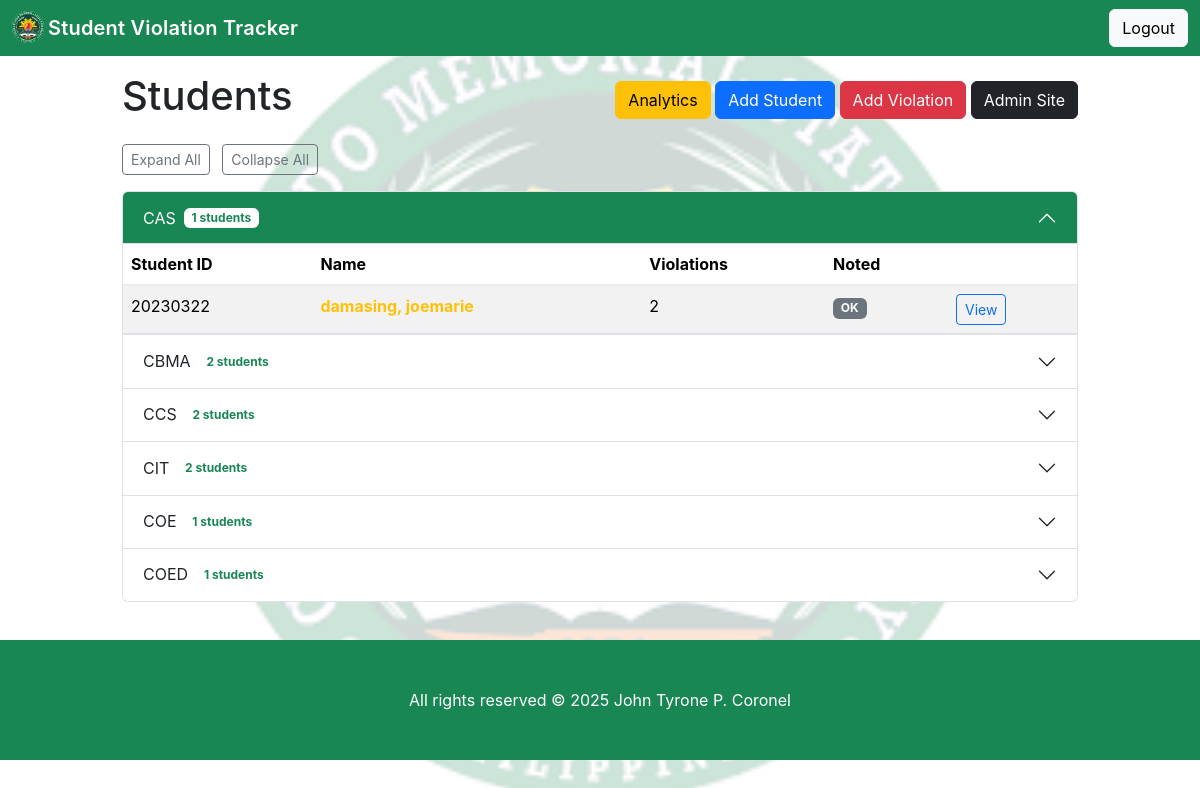
The app's page / (signed in) with its own data.
### tracker/models.py (models this page shows, shortened)
class Student(models.Model):
    student_id = models.CharField(
        max_length=8,
        unique=True,
        validators=[RegexValidator(regex=r'^\d{1,8}$', message="ID must be numeric and up to 8 digits.")]
    )
    first_name = models.CharField(max_length=100)
    last_name = models.CharField(max_length=100)
    course_year_section = models.CharField(max_length=150, blank=True, null=True)
    college = models.CharField(
        max_length=100,
        choices=[
            ("CAS", "College of Arts and Sciences"),
            ("CIT", "College of Industrial Technology"),
            ("COE", "College of Engineering"),
            ("CBMA", "College of Business Management and Accountancy"),
            ("CCS", "College of Computer Studies"),
            ("COED", "College of Education"),
        ],
        blank=True,
        null=True,
    )
    noted = models.BooleanField(default=False)
    class Meta:
        ordering = ["last_name", "first_name"]

### tracker/views.py (the view)
# urls.py: path("", views.student_list, name="student_list"),
@login_required(login_url='tracker:log')
def student_list(request):
    sort = request.GET.get("sort", "college")
    if sort == "name":
        students = Student.objects.all().order_by("last_name", "first_name")
    else:
        students = Student.objects.all().order_by("college", "last_name", "first_name")
    return render(request, "tracker/student_list.html", {"students": students})

### tracker/templates/tracker/student_list.html (shortened to what this page needs)
{% extends 'tracker/base.html' %}
{% block content %}
  <div class="d-flex justify-content-between align-items-center mb-3">
    <h1>Students</h1>
    <div>
      {% if request.user.is_superuser %}
        <a class="btn btn-warning" href="{% url 'tracker:college_analytics' %}">Analytics</a>
      {% endif %}
      <a class="btn btn-primary" href="{% url 'tracker:add_student' %}">Add Student</a>
      <a class="btn btn-danger" href="{% url 'tracker:add_violation' %}">Add Violation</a>
      <a class="btn btn-dark" href="{% url 'admin:index' %}">Admin Site</a>
    </div>
  </div>
  <div class="mb-3">
    <button class="btn btn-outline-secondary btn-sm" type="button" id="expandAllBtn">
       Expand All
    </button>
    <button class="btn btn-outline-secondary btn-sm" type="button" id="collapseAllBtn">
       Collapse All
    </button>
  </div>
  {% regroup students by college as college_list %}
  <div class="accordion" id="collegeAccordion">
    {% for college_group in college_list %}
      <div class="accordion-item">
        <h5 class="accordion-header" id="heading{{ forloop.counter }}">
          <button
            class="accordion-button {% if not forloop.first %}collapsed{% endif %}
              {% if college_group.grouper|lower == 'cas' %}college-cas
              {% elif college_group.grouper|lower == 'cbma' %}college-cbma
              {% elif college_group.grouper|lower == 'ccs' %}college-ccs
              {% elif college_group.grouper|lower == 'cit' %}college-cit
              {% elif college_group.grouper|lower == 'coe' %}college-coe
              {% elif college_group.grouper|lower == 'coed' %}college-coed
              {% else %}college-unspecified{% endif %}"
            type="button"
            data-bs-toggle="collapse"
            data-bs-target="#collapse{{ forloop.counter }}"
            aria-expanded="{% if forloop.first %}true{% else %}false{% endif %}"
            aria-controls="collapse{{ forloop.counter }}">
            {{ college_group.grouper|default:"Unspecified College"|upper }}
            <span class="badge bg-secondary ms-2">{{ college_group.list|length }} students</span>
          </button>
        </h5>
        <div id="collapse{{ forloop.counter }}"
             class="accordion-collapse collapse {% if forloop.first %}show{% endif %}"
             aria-labelledby="heading{{ forloop.counter }}"
             data-bs-parent="#collegeAccordion">
          <div class="accordion-body p-0">
            <table class="table table-striped mb-0">
              <thead>
                <tr>
                  <th>Student ID</th>
                  <th>Name</th>
                  <th>Violations</th>
                  <th>Noted</th>
                  <th></th>
                </tr>
              </thead>
              <tbody>
                {% for student in college_group.list %}
                  {% with student.violations.count as v_count %}
                  <tr>
                    <td>{{ student.student_id }}</td>
                    <td
                      {% if v_count >= 3 %}
                        class="text-danger fw-bold"
                      {% elif v_count == 2 %}
                        class="text-warning fw-bold"
                      {% elif v_count == 1 %}
                        class="text-secondary fw-bold"
                      {% endif %}
                    >
                      {{ student.last_name }}, {{ student.first_name }}
                    </td>
                    <td>{{ v_count }}</td>
                    <td>
                      {% if v_count >= 3 %}
                        <span class="badge bg-danger">Noted</span>
                      {% else %}
                        <span class="badge bg-secondary">OK</span>
                      {% endif %}
                    </td>
                    <td>
                      <a class="btn btn-sm btn-outline-primary" href="{% url 'tracker:student_detail' student.pk %}">View</a>
                    </td>
                  </tr>
                  {% endwith %}
                {% empty %}
                  <tr><td colspan="5">No students in this college.</td></tr>
                {% endfor %}
              </tbody>
            </table>
          </div>
        </div>
      </div>
    {% endfor %}
  </div>
{% endblock %}

### static/css/styles.css (style rules this page uses)
body { background: url("../images/chmsu.png") no-repeat center center fixed; background-size: contain; background-attachment: fixed; background-position: center; background-color: #ffffff; color: #212529; font-family: -apple-system, BlinkMacSystemFont, "Segoe UI", Roboto, "Helvetica Neue", Arial; padding-bottom: 40px; }
body::before { content: ""; position: fixed; top: 0; left: 0; width: 100%; height: 100%; background: rgba(255, 255, 255, 0.8); z-index: -1; }
.table thead th { background: #ffffff; border-bottom: 2px solid #ececec; }
.btn-primary, .btn-success { min-width: 96px; }
.accordion-button:not(.collapsed) { background-color: #198754; color: white; }
.accordion-button:not(.collapsed)::after { filter: brightness(0) invert(1); }
.accordion-button .badge { background-color: #ffffff !important; color: #198754; }
.accordion-button:not(.collapsed) .badge { background-color: #ffffff !important; color: #198754; }
#expandAllBtn, #collapseAllBtn { margin-right: 0.5rem; }
.accordion-button.college-cas:not(.collapsed) { background-color: #198754; color: #ffffff; }
.accordion-button.college-cas:not(.collapsed) .badge { background-color: #ffffff !important; color: #198754; }

### records on screen
Student: grouper "CAS", student_id "20230322", last_name "damasing", first_name "joemarie", violations.count "2"
Student: grouper "CBMA"
Student: grouper "CCS"
Student: grouper "CIT"
Student: grouper "COE"
Student: grouper "COED"

### other values on screen
{{ college_group.list|length }} "1" "2" "2" "2" "1" "1"
